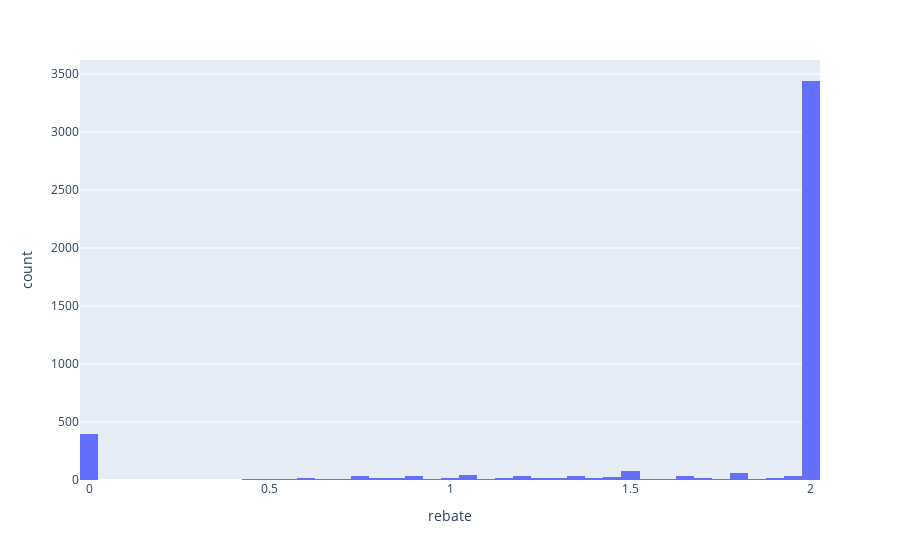

Notebook cell for this chart:
### Markdown cell above
### Indicator_3: The rebate is at maximum, i.e. near $2

### Code cell
px.histogram(Orders_extra, x='rebate')

### Figure 1 — Plotly figure (JSON) as saved in the notebook; plotly's stock layout.template omitted (floating-point values rounded to 4 significant figures; data arrays with more than 128 entries replaced by an {"elided": "..."} marker saying what was removed)
{"data": [{"alignmentgroup": "True", "bingroup": "x", "hovertemplate": "rebate=%{x}<br>count=%{y}<extra></extra>", "legendgroup": "", "marker": {"color": "#636efa", "pattern": {"shape": ""}}, "name": "", "offsetgroup": "", "orientation": "v", "showlegend": false, "type": "histogram", "x": {"elided": "4516 float values"}, "xaxis": "x", "yaxis": "y"}], "layout": {"barmode": "relative", "legend": {"tracegroupgap": 0}, "margin": {"t": 60}, "xaxis": {"anchor": "y", "domain": [0, 1], "title": {"text": "rebate"}}, "yaxis": {"anchor": "x", "domain": [0, 1], "title": {"text": "count"}}}}
